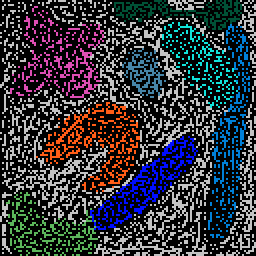
#> input picture dnn/data/train.png, 128 x 128 px (shown 2 times larger)
$ python dnn.py
#> lines starting #> are read from the running program, lines starting #| are printed output that depends on the picture
### dnn/utils.py
from PIL import Image
import numpy as np
import os


def extractData():

    img = np.array(Image.open('data/train.png')).astype(np.float32)

    (height, width) = img.shape

    x = []
    y = []

    for h in range(height):
        for w in range(width):

            value = img[h][w]

            if value == 0.0:
                continue

            feature1 = float(w)
            feature2 = float(h)

            x.append([feature1, feature2])
            y.append(value)

    return np.array(x), np.array(y), img.shape

showColumnFlag = {}

def print_table(table):

	key_list = sorted(list(table.keys()))
	tableKey = ''.join(key_list)

	showColumn = False
	if tableKey not in showColumnFlag:
	    showColumn = True
	    showColumnFlag[tableKey] = True

	template = ''

	for key in table:
		template += '{' + key + ':30}'

	if showColumn == True:
		print('')
		print('='*70)
		colmun = {}

		for key in table:
			colmun[key] = key

		print(template.format(**colmun))

		print('-'*70)

	firstKey = list(table.keys())[0]
	length = len(table[firstKey])

	for i in range(length):
		dict = {}
		for key in table:
			dict[key] = str(table[key][i])

		print(template.format(**dict))


def normalize(x):

	x -= np.mean(x)
	x /= np.std(x)

	return x

### dnn/model.py
from abc import *
import numpy as np
from utils import *
from layer.input import *
from layer.dense import *
from layer.flatten import *
import random

class Model:
    def __init__(self, layerList, log='info'):
        self.layerList = layerList
        self.head = None
        self.tail = None
        self.log = log
        self.labelIndexs = None

    def createModel(self, layerList, call_func=None):

        backward_layer = None
        head = None
        tail = None

        for layer in layerList:
            parameter = layer['parameter']
            parameter['backward_layer'] = backward_layer

            layerClass = {'input':Input, 'dense':Dense, 'flatten':Flatten}
            type = layer['type']

            backward_layer = layerClass[type](**parameter)

            if call_func is not None:
                call_func(self, backward_layer, parameter)

            if head == None:
                head = backward_layer

        tail = backward_layer

        return head, tail


    def build(self, call_func=None):

        head, tail = self.createModel(self.layerList, call_func)

        self.head = head
        self.tail = tail

        return head, tail

    # [13 lines left out: function train, not called in this run]

    def categoricalCrossEntropy(self, predict_y, y):
        return -np.sum(y * np.log2(predict_y))

    # [100 lines left out: functions batchTrain, forward, backward, updateGradient, predict, test, not called in this run]

### dnn/layer/input.py
from layer.abs_layer import *


class Input(ABSLayer):

    def __init__(self, input_shape, backward_layer=None):
        super(Input, self).__init__(backward_layer)
        self.input_shape = input_shape

    def forward(self, input):
        return input

    def backward(self, error, y):
        return error

    def outputShape(self):
        return self.input_shape

    def updateGradient(self):
        pass

### dnn/layer/abs_layer.py
from abc import *

class ABSLayer(metaclass=ABCMeta):

    @abstractmethod
    def __init__(self, backward_layer):

        self.input_shape = None
        self.backward_layer = backward_layer
        self.forward_layer = None

        if backward_layer is not None:
            self.input_shape = backward_layer.outputShape()
            backward_layer.forward_layer = self

    def forwardLayer(self):
        return self.forward_layer

    def backwardLayer(self):
        return self.backward_layer

    @abstractmethod
    def forward(self, input):
        pass

    @abstractmethod
    def backward(self, error, y):
        pass

    @abstractmethod
    def outputShape(self):
        pass

    @abstractmethod
    def updateGradient(self):
        pass

### dnn/layer/dense.py
import numpy as np
from layer.weight_random import *
from layer.abs_layer import *
from gradient.creator import *
from activation.creator import *

class Dense(ABSLayer):

    def __init__(self, units, activation, weight_random, backward_layer, gradient):
        super(Dense, self).__init__(backward_layer)

        self.units = units
        self.activation = createActivation(activation)

        self.weight = self.createWeight(weight_random, (units, self.input_shape[0]))
        self.bias = np.zeros((units, 1))

        self.last_input = None

        self.gradient = createGradient(gradient)
        self.gradient.setShape(self.weight.shape, self.bias.shape)

    # [25 lines left out: functions createWeight, forward, backward, not called in this run]

    def outputShape(self):
        return (self.units, )

    # [9 lines left out: function updateGradient, not called in this run]

### dnn/layer/flatten.py
import numpy as np
from layer.abs_layer import *
import operator
from functools import reduce


class Flatten(ABSLayer):

    def __init__(self, backward_layer):
        super(Flatten, self).__init__(backward_layer)

    def forward(self, input):
        return input.reshape((-1, 1))

    def backward(self, error, y):
        return error.reshape(self.input_shape)

    def outputShape(self):
        return (reduce(operator.mul, self.input_shape), )

    def updateGradient(self):
        pass

### dnn/model_templates.py
def gradient_sgd():
    return {'type':'sgd', 'parameter':{'lr':0.01}}

def gradient_adam():
    return {'type':'adam', 'parameter':{'lr':0.001, 'beta1':0.95, 'beta2':0.95, 'exp':1e-7}}

def gradient_RMSprop():
    return {'type':'rmsProp', 'parameter':{'lr':0.001, 'beta':0.95, 'exp':1e-8}}


def activation_softmax():
    return {'type':'softmax', 'parameter':{}}

def activation_linear():
    return {'type':'linear', 'parameter':{}}

def activation_relu():
    return {'type':'relu', 'parameter':{}}

def activation_leakyRelu():
    return {'type':'leakyRelu', 'parameter':{'alpha':0.0001}}

def activation_sigmoid():
    return {'type':'sigmoid', 'parameter':{}}

def activation_elu():
    return {'type':'elu', 'parameter':{'alpha':0.0001}}

def activation_tanh():
    return {'type':'tanh', 'parameter':{}}


def weight_random_glorot_normal():
    return {'type':'glorot', 'random':'normal'}

def weight_random_glorot_uniform():
    return {'type':'glorot', 'random':'uniform'}

def weight_random_he_normal():
    return {'type':'he', 'random':'normal'}

def weight_random_he_uniform():
    return {'type':'he', 'random':'uniform'}

def weight_random_lecun_normal():
    return {'type':'lecun', 'random':'normal'}

def weight_random_lecun_uniform():
    return {'type':'lecun', 'random':'uniform'}


# [11 lines left out: function template_complex, not called in this run]


def template_light(activation, gradient, weight_random, input_shape, classes):

    layers = [
        {'type':'input', 'parameter':{'input_shape':input_shape}},
        {'type':'flatten', 'parameter':{}},
        {'type':'dense', 'parameter':{'units':1024, 'activation':activation, 'weight_random':weight_random, 'gradient':gradient}},
        {'type':'dense', 'parameter':{'units':256, 'activation':activation, 'weight_random':weight_random, 'gradient':gradient}},
        {'type':'dense', 'parameter':{'units':classes, 'activation':activation_softmax(), 'weight_random':weight_random, 'gradient':gradient}}]

    return layers


def createModelTemplate(modelType, activationType, weightType, weightRandomType, gradientType, input_shape, classes):

    modelTypeList = {'light':template_light, 'complex': template_complex}
    activationTypeList = {'elu':activation_elu, 'relu':activation_relu, 'leakyRelu':activation_leakyRelu, 'sigmoid':activation_sigmoid, 'tanh':activation_tanh, 'linear':activation_linear}
    gradientTypeList = {'adam':gradient_adam, 'sgd':gradient_sgd, 'rmsProp':gradient_RMSprop}
    weightRandomTypeList = {'glorot_normal':weight_random_glorot_normal, 'glorot_uniform':weight_random_glorot_uniform, 'he_normal':weight_random_he_uniform, 'he_uniform':weight_random_he_uniform, 'lecun_normal':weight_random_lecun_normal, 'lecun_uniform':weight_random_lecun_uniform}

    template = modelTypeList[modelType]
    gradient = gradientTypeList[gradientType]
    activation = activationTypeList[activationType]
    weightRandom = weightRandomTypeList[weightType + '_' + weightRandomType]

    return template(activation(), gradient(), weightRandom(), input_shape, classes)

### dnn/dnn.py
import argparse
from drawer.drawer import *
import datetime as dt
import os
from utils import *
from model import *
from model_templates import *
from functools import partial


def encodeOneHot(y):

    unique = np.unique(y, return_counts=False)
    oneHotMap = {key : index for index, key in enumerate(unique)}

    classes = len(oneHotMap)
    oneHotEncode = [np.eye(classes)[oneHotMap[i]].reshape(classes, 1) for i in y]

    return np.array(oneHotEncode)


def loadTestDataSet(feature_max):

    test_x = []

    height = feature_max[0]
    width = feature_max[1]

    for h in range(height):
        for w in range(width):
            feature1 = float(w)
            feature2 = float(h)
            test_x.append([feature1, feature2])

    return np.array(test_x)


def loadDataSet():

    train_x, train_y, feature_max = extractData()

    train_y = encodeOneHot(train_y)

    test_x = loadTestDataSet(feature_max)

    all_x = np.vstack((train_x, test_x))
    all_x = normalize(all_x)

    train_x = all_x[0:len(train_x)]
    test_x = all_x[-len(test_x):]

    return train_x, train_y, test_x, feature_max


# [26 lines left out: function drawPredicts, not called in this run]


def print_arg(model, activation, weight, weightRandom, gradient, epochs, batches, train_dataset_count):

    reduced = batches > train_dataset_count

    batches = train_dataset_count if reduced else batches

    batch_str = str(batches) + (' (reduced)' if reduced else '')

    arg = ['model', 'activation', 'weight', 'weightRandom', 'gradient', 'epochs', 'train dataset count', 'batches']
    values = [model, activation, weight, weightRandom, gradient, epochs, train_dataset_count, batch_str]
    table = {'Argument':arg, 'Values':values}
    print_table(table)


# [22 lines left out: functions print_performance, train_hook, not called in this run]


def build_hook(model, layer, parameter):

    layerName = layer.__class__.__name__

    if 'activation' in parameter:
        layerName += (' (' + parameter['activation']['type'] + ')')

    table = {'Layer':[layerName], 'Output Shape':[layer.outputShape()]}

    print_table(table)


def test(train_x, train_y, test_x, modelTemplate, epochs, batches, build_hook_func, train_hook_func):

    model = Model(modelTemplate, log='info')
    model.build(build_hook_func)

    start_time = dt.datetime.now()

    model.train(train_x, train_y, epochs, batches, train_hook_func)

    train_span = (dt.datetime.now() - start_time)

    return train_span


def adjust_batches(batches, train_dataset_len):

    return batches if train_dataset_len > batches else train_dataset_len


def parse_arg():

    parser = argparse.ArgumentParser(prog='DNN')
    parser.add_argument('-m', dest='modelType', type=str, default='light', choices=['light', 'complex'], help='sample model type (default:light)')
    parser.add_argument('-g', dest='gradientType', type=str, default='rmsProp', choices=['adam', 'sgd', 'rmsProp'], help='sample gradient type (default: rmsProp)')
    parser.add_argument('-a', dest='activationType', type=str, default='elu', choices=['linear', 'relu', 'elu', 'leakyRelu', 'sigmoid', 'tanh'], help='sample activation type (default: relu)')
    parser.add_argument('-w', dest='weightType', type=str, default='he', choices=['lecun', 'glorot', 'he'], help='initial weight type (default: he)')
    parser.add_argument('-r', dest='weightRandomType', type=str, default='normal', choices=['uniform', 'normal'], help='initial weight random type (default: normal)')
    parser.add_argument('-e', dest='epochs', type=int, default=1000, help='epochs (default: 1000)')
    parser.add_argument('-b', dest='batches', type=int, default=100, help='batches (default: 100)')
    parser.add_argument('-d', dest='draw_epoch_term', type=int, default=200, help='draw epoch term (default: 200)')

    args = parser.parse_args()

    if args.epochs < 1:
        print('DNN: error: argument -e: invalid value: ', str(args.epochs), ' (value must be over 0')
        return None

    if args.batches < 1:
        print('DNN: error: argument -b: invalid value: ', str(args.batches), ' (value must be over 0')
        return None

    return args


def main(modelType, activationType, weightType, weightRandomType, gradientType, epochs, batches, draw_epoch_term):

    train_x, train_y, test_x, feature_max = loadDataSet()
#> in extractData, `img = np.array(Image.open('data/train.png')).astype(np.float32)`:
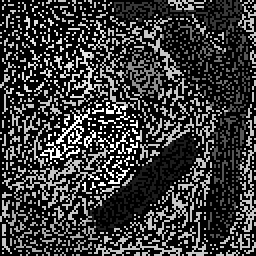
#> img: shape (128, 128) float32 (shown 2 times larger); min 0, max 9, mean 2.11; drawn with min black and max white
#> after the loop in extractData, `for h in range(height):`: x = 5707 pairs, first value 0 to 127, second value 0 to 127; y = 5707 values, max 9 at index 2175, min 1 at index 2932, mean 6.05
#> in loadDataSet, `train_x, train_y, feature_max = extractData()`: train_x has the same summary as x in extractData; train_y has the same summary as y in extractData; feature_max = (128, 128)
#> in encodeOneHot, `unique = np.unique(y, return_counts=False)`: unique = [1, 2, 3, 4, 5, 6, 7, 8, 9]
#> in encodeOneHot, `oneHotMap = {key : index for index, key in enumerate(unique)}`: oneHotMap = 9 items
#> in encodeOneHot, `classes = len(oneHotMap)`: classes = 9
#> in encodeOneHot, `oneHotEncode = [np.eye(classes)[oneHotMap[i]].reshape(classes, 1) for ..`: oneHotEncode = 5707 items, first 6: [0, 0, 0, 0, 0, 0, 1, 0, 0], [0, 0, 0, 0, 0, 0, 1, 0, 0], [0, 0, 0, 0, 0, 0, 1, 0, 0], [0, 0, 0, 0, 0, 0, 1, 0, 0], [0, 0, 0, 0, 0, 0, 1, 0, 0], [0, 0, 0, 0, 0, 0, 1, 0, 0]
#> in loadTestDataSet, `height = feature_max[0]`: height = 128
#> in loadDataSet, `test_x = loadTestDataSet(feature_max)`: test_x = 16384 pairs, first value 0 to 127, second value 0 to 127
#> in loadDataSet, `all_x = np.vstack((train_x, test_x))`: all_x = 22091 pairs, first value 0 to 127, second value 0 to 127
#> in normalize, `x -= np.mean(x)`: x = 22091 pairs, first value -63.92 to 63.08, second value -63.92 to 63.08
#> in normalize, `x /= np.std(x)`: x = 22091 pairs, first value -1.74 to 1.71, second value -1.74 to 1.71
#> in loadDataSet, `all_x = normalize(all_x)`: all_x has the same summary as x in normalize
#> in loadDataSet, `train_x = all_x[0:len(train_x)]`: train_x = 5707 pairs, first value -1.74 to 1.71, second value -1.74 to 1.71
#> in loadDataSet, `test_x = all_x[-len(test_x):]`: test_x = 16384 pairs, first value -1.74 to 1.71, second value -1.74 to 1.71
#> feature_max = (128, 128)

    print_arg(modelType, activationType, weightType, weightRandomType, gradientType, epochs, batches, len(train_x))

    batches = adjust_batches(batches, len(train_x))
#> batches = 100

    modelTemplate = createModelTemplate(modelType, activationType, weightType, weightRandomType, gradientType, train_x.shape[1:], train_y.shape[1])

    predicts = []

    train_hook_func = partial(train_hook, test_x, feature_max, predicts, epochs, draw_epoch_term)

    build_hook_func = partial(build_hook)

    train_span = test(train_x, train_y, test_x, modelTemplate, epochs, batches, build_hook_func, train_hook_func)

    print_performance(train_span)

    drawPredicts(predicts, feature_max)


if __name__ == "__main__":

    args = parse_arg()

    if args != None:
#> (the run stopped early here; a loop or call above may not have finished)
